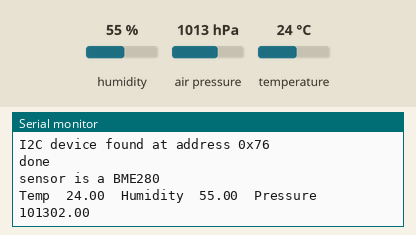
Recording of a sketch running on a simulated ESP32. On the bench: the last lines printed to the serial monitor. Wiring (inferred from the names in the program): BME280 sensor at I2C address 0x76. The test bench sets the inputs (shaded band); at power-on: humidity 55 %, air pressure 1013 hPa, temperature 24 °C.

Above: at 2.2 s.
2.3 s: humidity set to 22 %
At 3.6 s:
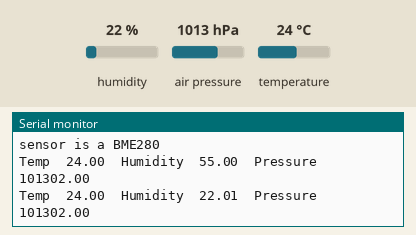
3.8 s: air pressure set to 952 hPa
At 5.1 s:
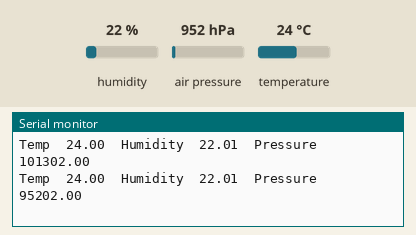
5.3 s: temperature set to 12 °C
At 6.3 s:
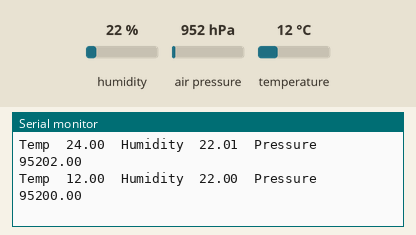
Timing chart, 0 to 8.3 s (numbered marks = the images above; inputs shaded):
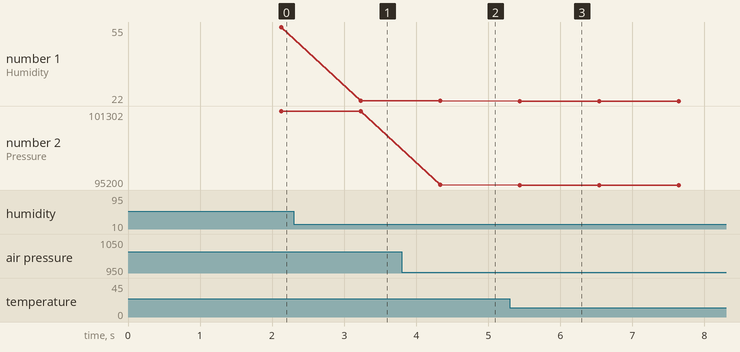

The sketch:

bmp280_sensortest.ino
```cpp
// (licence header left out)
#include <Arduino.h>
#include <Wire.h>

#define I2C_SDA 21
#define I2C_SCL 22

#include <BMx280I2C.h>

#define I2C_ADDRESS 0x76

//create a BMx280I2C object using the I2C interface with I2C Address 0x76
BMx280I2C bmx280(I2C_ADDRESS);

void setup() {
  // put your setup code here, to run once:
  Serial.begin(9600);
  delay(1000);

  //wait for serial connection to open (only necessary on some boards)
  while (!Serial);

  //  Wire.begin();
  Wire.begin(I2C_SDA, I2C_SCL);

  I2C_Scan() ; // just for verifying

  //begin() checks the Interface, reads the sensor ID (to differentiate between BMP280 and BME280)
  //and reads compensation parameters.
  if (!bmx280.begin())
  {
    Serial.println("begin() failed. check your BMx280 Interface and I2C Address.");
    while (1);
  }

  if (bmx280.isBME280())
    Serial.println("sensor is a BME280");
  else
    Serial.println("sensor is a BMP280");

  //reset sensor to default parameters.
  bmx280.resetToDefaults();

  //by default sensing is disabled and must be enabled by setting a non-zero
  //oversampling setting.
  //set an oversampling setting for pressure and temperature measurements.
  bmx280.writeOversamplingPressure(BMx280MI::OSRS_P_x16);
  bmx280.writeOversamplingTemperature(BMx280MI::OSRS_T_x16);

  //if sensor is a BME280, set an oversampling setting for humidity measurements.
  if (bmx280.isBME280())
    bmx280.writeOversamplingHumidity(BMx280MI::OSRS_H_x16);
}

void loop() {
  float temperature = 0;
  float pressure = 0;
  float humidity = 60; // default humidity
  float co2 = 0;
  float tvoc = 0;

  delay(1000);

  //start a measurement
  if (!bmx280.measure())
  {
    Serial.println("could not start measurement, is a measurement already running?");
    return;
  }

  //wait for the measurement to finish
  do
  {
    delay(100);
  } while (!bmx280.hasValue());

  //  Serial.print("Pressure: "); Serial.println(bmx280.getPressure());
  //  Serial.print("Pressure (64 bit): "); Serial.println(bmx280.getPressure64());
  //  Serial.print("Temperature: "); Serial.println(bmx280.getTemperature());

  pressure = bmx280.getPressure();
  temperature = bmx280.getTemperature();

  //important: measurement data is read from the sensor in function hasValue() only.
  //make sure to call get*() functions only after hasValue() has returned true.
  if (bmx280.isBME280())
  {
    //    Serial.print("Humidity: ");
    //    Serial.println(bmx280.getHumidity());
    humidity = bmx280.getHumidity();
  }

  Serial.print("Temp\t");
  Serial.print(temperature);
  Serial.print("\t");
  Serial.print("Humidity\t");
  Serial.print(humidity);
  Serial.print("\t");
  Serial.print("Pressure\t");
  Serial.print(pressure);
  Serial.print("\t");
  Serial.println("");
}

void I2C_Scan() {
  byte error, address;

  int nDevices;
  Serial.println("I2C Scanning...");
  nDevices = 0;
  for (address = 1; address < 127; address++ ) {
    Wire.beginTransmission(address);
    error = Wire.endTransmission();
    if (error == 0) {
      Serial.print("I2C device found at address 0x");
      if (address < 16) {
        Serial.print("0");
      }
      Serial.println(address, HEX);
      nDevices++;
    }
    else if (error == 4) {
      Serial.print("Unknow error at address 0x");
      if (address < 16) {
        Serial.print("0");
      }
      Serial.println(address, HEX);
    }
  }
  if (nDevices == 0) {
    Serial.println("No I2C devices found\n");
  }
  else {
    Serial.println("done\n");
  }
}
```

Measured:
- after the input at 2.3 s, the serial monitor: prints a new line after 0.93 s (image 1)
- after the input at 3.8 s, the serial monitor: prints a new line after 0.53 s (image 2)
- after the input at 5.3 s, the serial monitor: prints a new line after 0.14 s (image 3)
- plotted number 1: 55 → 22.01 after the input at 2.3 s, 22.01 → 22 after the input at 5.3 s
- plotted number 2: 101302 → 95202 after the input at 3.8 s, 95202 → 95200 after the input at 5.3 s
